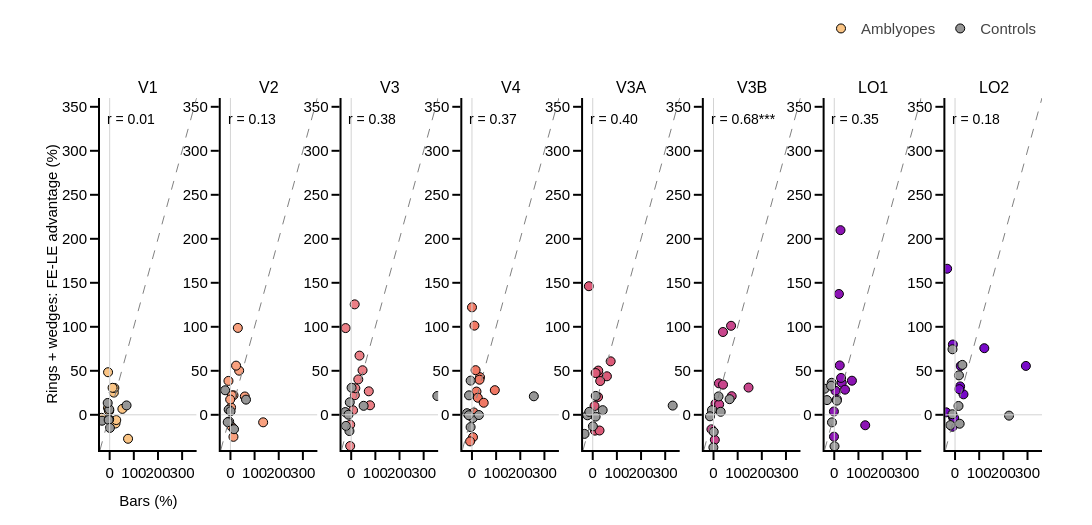

The notebook cell this image was saved under:
### Code cell
# Figure C: fellow-eye response advantage of each subject, bars vs rings + wedges
df_c = df_sh[df_sh.split == 'stimulus']
vals = df_c[['adv_A', 'adv_B']].values.ravel()
lo, hi = min(-10, np.floor(np.nanpercentile(vals, 1) / 10) * 10), np.ceil(np.nanpercentile(vals, 99) / 10) * 10
fig = make_subplots(rows=1, cols=cols, subplot_titles=rois_to_keep, horizontal_spacing=hor_spacing)
for col_idx, roi in enumerate(rois_to_keep, start=1):
    dr = df_c[df_c.roi == roi].dropna(subset=['adv_A', 'adv_B'])
    xref, yref = 'x{}'.format('' if col_idx == 1 else col_idx), 'y{}'.format('' if col_idx == 1 else col_idx)
    fig.add_shape(type='line', x0=lo, x1=hi, y0=lo, y1=hi, xref=xref, yref=yref, line=dict(color='grey', width=1, dash='dash'))
    fig.add_shape(type='line', x0=lo, x1=hi, y0=0, y1=0, xref=xref, yref=yref, line=dict(color='lightgrey', width=1))
    fig.add_shape(type='line', x0=0, x1=0, y0=lo, y1=hi, xref=xref, yref=yref, line=dict(color='lightgrey', width=1))
    for group in groups:
        dg = dr[dr.group == group]
        fig.add_trace(go.Scatter(x=dg.adv_A, y=dg.adv_B, mode='markers', name=group_labels[group], showlegend=col_idx == 1,
                                 marker=dict(size=9, color=roi_colors_rgb[roi] if group == 'patient' else ctrl_color,
                                             line=dict(width=1, color='black'))), row=1, col=col_idx)
    rho, p = stats.spearmanr(dr.adv_A, dr.adv_B)
    fig.add_annotation(x=0.05, y=0.97, xref='{} domain'.format(xref), yref='{} domain'.format(yref), xanchor='left', yanchor='top',
                       text='r = {:.2f}{}'.format(rho, stars(p)), showarrow=False, font=dict(size=14))
fig.update_xaxes(range=[lo, hi], showline=True, tickangle=0)
fig.update_yaxes(range=[lo, hi], showline=True)
fig.update_xaxes(title_text='Bars (%)', row=1, col=1)
fig.update_yaxes(title_text='Rings + wedges: FE-LE advantage (%)', row=1, col=1)
fig.update_layout(template=fig_template, height=fig_height, width=fig_width,
                  legend=dict(orientation='h', font_family=template_specs['font'], font_size=template_specs['axes_font_size'],
                              x=1, y=1.15, xanchor='right', yanchor='bottom', bgcolor='rgba(0,0,0,0)', itemwidth=30),
                  margin_l=fig_margin[0], margin_t=fig_margin[1] + 40, margin_r=fig_margin[2], margin_b=fig_margin[3])
fig.show()
fig.write_image('{}/od_q5_C_advantage_split.pdf'.format(fig_dir))

### Figure 1 — Plotly figure (JSON) as saved in the notebook; plotly's stock layout.template omitted (floating-point values rounded to 4 significant figures)
{"data": [{"marker": {"color": "rgb(250, 196, 132)", "line": {"color": "black", "width": 1}, "size": 9}, "mode": "markers", "name": "Amblyopes", "showlegend": true, "type": "scatter", "x": [-1.916, 17.2, 19.45, 24.27, 27.23, -6.748, -3.04, -6.598, 12.07, -33.56, 76.12, 52.69], "xaxis": "x", "y": [4.585, 25.25, 30.5, -9.879, -5.988, 7.715, 4.583, 48.39, 30.68, -3.432, -27.25, 6.737], "yaxis": "y"}, {"marker": {"color": "rgb(150,150,150)", "line": {"color": "black", "width": 1}, "size": 9}, "mode": "markers", "name": "Controls", "showlegend": true, "type": "scatter", "x": [-2.018, -1.52, 600.8, -31.64, 69.93, -8.128, -4.127, 1.068], "xaxis": "x", "y": [-5.103, 6.042, 17.99, -6.71, 10.64, 13.45, -5.876, -14.92], "yaxis": "y"}, {"marker": {"color": "rgb(248, 160, 126)", "line": {"color": "black", "width": 1}, "size": 9}, "mode": "markers", "name": "Amblyopes", "showlegend": false, "type": "scatter", "x": [2.651, 12.74, 36.12, 5.859, 12.55, 6.036, -8.178, 30.66, 23.35, -1.068, 135.5, 59.64], "xaxis": "x2", "y": [8.374, 22.17, 50.14, -13.7, -25.03, 22.01, 38.5, 98.74, 55.85, 17.39, -8.549, 20.82], "yaxis": "y2"}, {"marker": {"color": "rgb(150,150,150)", "line": {"color": "black", "width": 1}, "size": 9}, "mode": "markers", "name": "Controls", "showlegend": false, "type": "scatter", "x": [-5.323, -7.311, 596.9, 0.5008, 64.5, -21.9, -11.18, 14.86], "xaxis": "x2", "y": [-7.69, 5.858, 22.02, 4.0, 17.23, 27.89, -8.352, -16.35], "yaxis": "y2"}, {"marker": {"color": "rgb(235, 127, 134)", "line": {"color": "black", "width": 1}, "size": 9}, "mode": "markers", "name": "Amblyopes", "showlegend": false, "type": "scatter", "x": [7.642, 15.05, 46.95, -4.059, -4.229, 17.13, -23.11, 14.46, 34.41, 29.34, 77.91, 72.83], "xaxis": "x3", "y": [5.085, 22.29, 50.61, -11.24, -35.52, 30.16, 98.55, 125.5, 67.25, 40.22, 10.81, 26.71], "yaxis": "y3"}, {"marker": {"color": "rgb(150,150,150)", "line": {"color": "black", "width": 1}, "size": 9}, "mode": "markers", "name": "Controls", "showlegend": false, "type": "scatter", "x": [-7.266, -5.827, 356.7, -24.49, 51.51, 1.561, -11.48, -21.82], "xaxis": "x3", "y": [-18.45, 14.23, 21.36, 3.092, 10.21, 30.78, 0.09127, -12.6], "yaxis": "y3"}, {"marker": {"color": "rgb(240, 120, 100)", "line": {"color": "black", "width": 1}, "size": 9}, "mode": "markers", "name": "Amblyopes", "showlegend": false, "type": "scatter", "x": [7.659, 18.76, 33.37, 4.216, -7.789, 24.24, 0.09726, 10.11, 31.18, 15.06, 94.55, 48.59], "xaxis": "x4", "y": [2.606, 26.42, 42.77, -25.44, -30.21, 19.38, 122.1, 101.3, 39.88, 50.72, 27.99, 13.7], "yaxis": "y4"}, {"marker": {"color": "rgb(150,150,150)", "line": {"color": "black", "width": 1}, "size": 9}, "mode": "markers", "name": "Controls", "showlegend": false, "type": "scatter", "x": [3.706, -12.07, 256.1, -20.28, 28.8, -5.474, -13.11, -5.664], "xaxis": "x4", "y": [-3.684, 22.12, 21.06, 1.822, -0.2874, 38.84, -0.4932, -13.98], "yaxis": "y4"}, {"marker": {"color": "rgb(220, 90, 120)", "line": {"color": "black", "width": 1}, "size": 9}, "mode": "markers", "name": "Amblyopes", "showlegend": false, "type": "scatter", "x": [7.477, 15.0, 74.24, 9.021, 28.15, 21.93, -15.96, 33.92, 22.85, 58.61, 11.99, 30.97], "xaxis": "x5", "y": [9.969, 48.13, 60.76, -18.0, -17.84, 20.26, 146.1, 43.02, 50.26, 43.76, 47.46, 38.36], "yaxis": "y5"}, {"marker": {"color": "rgb(150,150,150)", "line": {"color": "black", "width": 1}, "size": 9}, "mode": "markers", "name": "Controls", "showlegend": false, "type": "scatter", "x": [0.5642, 11.94, 331.0, -22.08, 41.12, 12.47, -14.16, -33.99], "xaxis": "x5", "y": [-13.08, -2.061, 10.47, -0.5765, 5.261, 21.47, 3.364, -21.69], "yaxis": "y5"}, {"marker": {"color": "rgb(200, 70, 140)", "line": {"color": "black", "width": 1}, "size": 9}, "mode": "markers", "name": "Amblyopes", "showlegend": false, "type": "scatter", "x": [8.264, 22.53, 39.42, 5.403, -8.672, 23.26, -60.66, 75.31, 39.07, 72.74, 10.51, 145.1], "xaxis": "x6", "y": [12.61, 35.77, 34.29, -28.43, -16.52, 11.82, -2.781, 21.18, 94.07, 101.1, -63.82, 30.94], "yaxis": "y6"}, {"marker": {"color": "rgb(150,150,150)", "line": {"color": "black", "width": 1}, "size": 9}, "mode": "markers", "name": "Controls", "showlegend": false, "type": "scatter", "x": [0.8563, -6.447, 66.59, -68.28, 29.78, 20.84, -14.68, -0.545], "xaxis": "x6", "y": [-19.35, 5.277, 17.75, 8.663, 3.422, 20.9, -1.705, -37.11], "yaxis": "y6"}, {"marker": {"color": "rgb(140, 20, 180)", "line": {"color": "black", "width": 1}, "size": 9}, "mode": "markers", "name": "Amblyopes", "showlegend": false, "type": "scatter", "x": [5.009, 22.68, 30.93, -1.486, -1.226, 28.19, 25.75, 19.21, 10.84, 73.12, 128.1, 44.44], "xaxis": "x7", "y": [27.3, 56.11, 36.38, 3.771, -24.86, 41.89, 209.8, 137.3, 17.59, 38.74, -11.87, 28.56], "yaxis": "y7"}, {"marker": {"color": "rgb(150,150,150)", "line": {"color": "black", "width": 1}, "size": 9}, "mode": "markers", "name": "Controls", "showlegend": false, "type": "scatter", "x": [10.78, -10.6, 485.5, -30.05, -9.515, -39.82, -13.08, 0.998], "xaxis": "x7", "y": [16.12, 36.39, 41.84, 16.71, -8.584, 29.65, 32.98, -35.72], "yaxis": "y7"}, {"marker": {"color": "rgb(120, 10, 200)", "line": {"color": "black", "width": 1}, "size": 9}, "mode": "markers", "name": "Amblyopes", "showlegend": false, "type": "scatter", "x": [-8.662, 34.9, 23.33, -36.35, -10.45, 21.01, -32.73, -8.965, -3.399, 293.3, 121.1, 17.73], "xaxis": "x8", "y": [-2.764, 23.26, 55.51, 2.805, -13.62, 32.28, 166.0, 79.86, -3.637, 55.53, 75.7, 29.12], "yaxis": "y8"}, {"marker": {"color": "rgb(150,150,150)", "line": {"color": "black", "width": 1}, "size": 9}, "mode": "markers", "name": "Controls", "showlegend": false, "type": "scatter", "x": [14.37, -10.61, 223.6, -10.9, 19.17, 30.24, -19.1, 16.07], "xaxis": "x8", "y": [10.04, 74.48, -0.938, 0.6614, -10.13, 56.71, -11.72, 44.84], "yaxis": "y8"}], "layout": {"annotations": [{"font": {"size": 16}, "showarrow": false, "text": "V1", "x": 0.05128, "xanchor": "center", "xref": "paper", "y": 1, "yanchor": "bottom", "yref": "paper"}, {"font": {"size": 16}, "showarrow": false, "text": "V2", "x": 0.1795, "xanchor": "center", "xref": "paper", "y": 1, "yanchor": "bottom", "yref": "paper"}, {"font": {"size": 16}, "showarrow": false, "text": "V3", "x": 0.3077, "xanchor": "center", "xref": "paper", "y": 1, "yanchor": "bottom", "yref": "paper"}, {"font": {"size": 16}, "showarrow": false, "text": "V4", "x": 0.4359, "xanchor": "center", "xref": "paper", "y": 1, "yanchor": "bottom", "yref": "paper"}, {"font": {"size": 16}, "showarrow": false, "text": "V3A", "x": 0.5641, "xanchor": "center", "xref": "paper", "y": 1, "yanchor": "bottom", "yref": "paper"}, {"font": {"size": 16}, "showarrow": false, "text": "V3B", "x": 0.6923, "xanchor": "center", "xref": "paper", "y": 1, "yanchor": "bottom", "yref": "paper"}, {"font": {"size": 16}, "showarrow": false, "text": "LO1", "x": 0.8205, "xanchor": "center", "xref": "paper", "y": 1, "yanchor": "bottom", "yref": "paper"}, {"font": {"size": 16}, "showarrow": false, "text": "LO2", "x": 0.9487, "xanchor": "center", "xref": "paper", "y": 1, "yanchor": "bottom", "yref": "paper"}, {"font": {"size": 14}, "showarrow": false, "text": "r = 0.01", "x": 0.05, "xanchor": "left", "xref": "x domain", "y": 0.97, "yanchor": "top", "yref": "y domain"}, {"font": {"size": 14}, "showarrow": false, "text": "r = 0.13", "x": 0.05, "xanchor": "left", "xref": "x2 domain", "y": 0.97, "yanchor": "top", "yref": "y2 domain"}, {"font": {"size": 14}, "showarrow": false, "text": "r = 0.38", "x": 0.05, "xanchor": "left", "xref": "x3 domain", "y": 0.97, "yanchor": "top", "yref": "y3 domain"}, {"font": {"size": 14}, "showarrow": false, "text": "r = 0.37", "x": 0.05, "xanchor": "left", "xref": "x4 domain", "y": 0.97, "yanchor": "top", "yref": "y4 domain"}, {"font": {"size": 14}, "showarrow": false, "text": "r = 0.40", "x": 0.05, "xanchor": "left", "xref": "x5 domain", "y": 0.97, "yanchor": "top", "yref": "y5 domain"}, {"font": {"size": 14}, "showarrow": false, "text": "r = 0.68***", "x": 0.05, "xanchor": "left", "xref": "x6 domain", "y": 0.97, "yanchor": "top", "yref": "y6 domain"}, {"font": {"size": 14}, "showarrow": false, "text": "r = 0.35", "x": 0.05, "xanchor": "left", "xref": "x7 domain", "y": 0.97, "yanchor": "top", "yref": "y7 domain"}, {"font": {"size": 14}, "showarrow": false, "text": "r = 0.18", "x": 0.05, "xanchor": "left", "xref": "x8 domain", "y": 0.97, "yanchor": "top", "yref": "y8 domain"}], "height": 525, "legend": {"bgcolor": "rgba(0, 0, 0, 0)", "font": {"family": "Arial", "size": 15}, "itemwidth": 30, "orientation": "h", "x": 1, "xanchor": "right", "y": 1.15, "yanchor": "bottom"}, "margin": {"b": 75, "l": 100, "r": 50, "t": 90}, "shapes": [{"line": {"color": "grey", "dash": "dash", "width": 1}, "type": "line", "x0": -40, "x1": 360, "xref": "x", "y0": -40, "y1": 360, "yref": "y"}, {"line": {"color": "lightgrey", "width": 1}, "type": "line", "x0": -40, "x1": 360, "xref": "x", "y0": 0, "y1": 0, "yref": "y"}, {"line": {"color": "lightgrey", "width": 1}, "type": "line", "x0": 0, "x1": 0, "xref": "x", "y0": -40, "y1": 360, "yref": "y"}, {"line": {"color": "grey", "dash": "dash", "width": 1}, "type": "line", "x0": -40, "x1": 360, "xref": "x2", "y0": -40, "y1": 360, "yref": "y2"}, {"line": {"color": "lightgrey", "width": 1}, "type": "line", "x0": -40, "x1": 360, "xref": "x2", "y0": 0, "y1": 0, "yref": "y2"}, {"line": {"color": "lightgrey", "width": 1}, "type": "line", "x0": 0, "x1": 0, "xref": "x2", "y0": -40, "y1": 360, "yref": "y2"}, {"line": {"color": "grey", "dash": "dash", "width": 1}, "type": "line", "x0": -40, "x1": 360, "xref": "x3", "y0": -40, "y1": 360, "yref": "y3"}, {"line": {"color": "lightgrey", "width": 1}, "type": "line", "x0": -40, "x1": 360, "xref": "x3", "y0": 0, "y1": 0, "yref": "y3"}, {"line": {"color": "lightgrey", "width": 1}, "type": "line", "x0": 0, "x1": 0, "xref": "x3", "y0": -40, "y1": 360, "yref": "y3"}, {"line": {"color": "grey", "dash": "dash", "width": 1}, "type": "line", "x0": -40, "x1": 360, "xref": "x4", "y0": -40, "y1": 360, "yref": "y4"}, {"line": {"color": "lightgrey", "width": 1}, "type": "line", "x0": -40, "x1": 360, "xref": "x4", "y0": 0, "y1": 0, "yref": "y4"}, {"line": {"color": "lightgrey", "width": 1}, "type": "line", "x0": 0, "x1": 0, "xref": "x4", "y0": -40, "y1": 360, "yref": "y4"}, {"line": {"color": "grey", "dash": "dash", "width": 1}, "type": "line", "x0": -40, "x1": 360, "xref": "x5", "y0": -40, "y1": 360, "yref": "y5"}, {"line": {"color": "lightgrey", "width": 1}, "type": "line", "x0": -40, "x1": 360, "xref": "x5", "y0": 0, "y1": 0, "yref": "y5"}, {"line": {"color": "lightgrey", "width": 1}, "type": "line", "x0": 0, "x1": 0, "xref": "x5", "y0": -40, "y1": 360, "yref": "y5"}, {"line": {"color": "grey", "dash": "dash", "width": 1}, "type": "line", "x0": -40, "x1": 360, "xref": "x6", "y0": -40, "y1": 360, "yref": "y6"}, {"line": {"color": "lightgrey", "width": 1}, "type": "line", "x0": -40, "x1": 360, "xref": "x6", "y0": 0, "y1": 0, "yref": "y6"}, {"line": {"color": "lightgrey", "width": 1}, "type": "line", "x0": 0, "x1": 0, "xref": "x6", "y0": -40, "y1": 360, "yref": "y6"}, {"line": {"color": "grey", "dash": "dash", "width": 1}, "type": "line", "x0": -40, "x1": 360, "xref": "x7", "y0": -40, "y1": 360, "yref": "y7"}, {"line": {"color": "lightgrey", "width": 1}, "type": "line", "x0": -40, "x1": 360, "xref": "x7", "y0": 0, "y1": 0, "yref": "y7"}, {"line": {"color": "lightgrey", "width": 1}, "type": "line", "x0": 0, "x1": 0, "xref": "x7", "y0": -40, "y1": 360, "yref": "y7"}, {"line": {"color": "grey", "dash": "dash", "width": 1}, "type": "line", "x0": -40, "x1": 360, "xref": "x8", "y0": -40, "y1": 360, "yref": "y8"}, {"line": {"color": "lightgrey", "width": 1}, "type": "line", "x0": -40, "x1": 360, "xref": "x8", "y0": 0, "y1": 0, "yref": "y8"}, {"line": {"color": "lightgrey", "width": 1}, "type": "line", "x0": 0, "x1": 0, "xref": "x8", "y0": -40, "y1": 360, "yref": "y8"}], "width": 2100, "xaxis": {"anchor": "y", "domain": [0, 0.1026], "range": [-40, 360], "showline": true, "tickangle": 0, "title": {"text": "Bars (%)"}, "type": "linear"}, "xaxis2": {"anchor": "y2", "domain": [0.1282, 0.2308], "range": [-40, 360], "showline": true, "tickangle": 0, "type": "linear"}, "xaxis3": {"anchor": "y3", "domain": [0.2564, 0.359], "range": [-40, 360], "showline": true, "tickangle": 0, "type": "linear"}, "xaxis4": {"anchor": "y4", "domain": [0.3846, 0.4872], "range": [-40, 360], "showline": true, "tickangle": 0, "type": "linear"}, "xaxis5": {"anchor": "y5", "domain": [0.5128, 0.6154], "range": [-40, 360], "showline": true, "tickangle": 0, "type": "linear"}, "xaxis6": {"anchor": "y6", "domain": [0.641, 0.7436], "range": [-40, 360], "showline": true, "tickangle": 0, "type": "linear"}, "xaxis7": {"anchor": "y7", "domain": [0.7692, 0.8718], "range": [-40, 360], "showline": true, "tickangle": 0, "type": "linear"}, "xaxis8": {"anchor": "y8", "domain": [0.8974, 1.0], "range": [-40, 360], "showline": true, "tickangle": 0, "type": "linear"}, "yaxis": {"anchor": "x", "domain": [0, 1], "range": [-40, 360], "showline": true, "title": {"text": "Rings + wedges: FE-LE advantage (%)"}, "type": "linear"}, "yaxis2": {"anchor": "x2", "domain": [0, 1], "range": [-40, 360], "showline": true, "type": "linear"}, "yaxis3": {"anchor": "x3", "domain": [0, 1], "range": [-40, 360], "showline": true, "type": "linear"}, "yaxis4": {"anchor": "x4", "domain": [0, 1], "range": [-40, 360], "showline": true, "type": "linear"}, "yaxis5": {"anchor": "x5", "domain": [0, 1], "range": [-40, 360], "showline": true, "type": "linear"}, "yaxis6": {"anchor": "x6", "domain": [0, 1], "range": [-40, 360], "showline": true, "type": "linear"}, "yaxis7": {"anchor": "x7", "domain": [0, 1], "range": [-40, 360], "showline": true, "type": "linear"}, "yaxis8": {"anchor": "x8", "domain": [0, 1], "range": [-40, 360], "showline": true, "type": "linear"}}}
